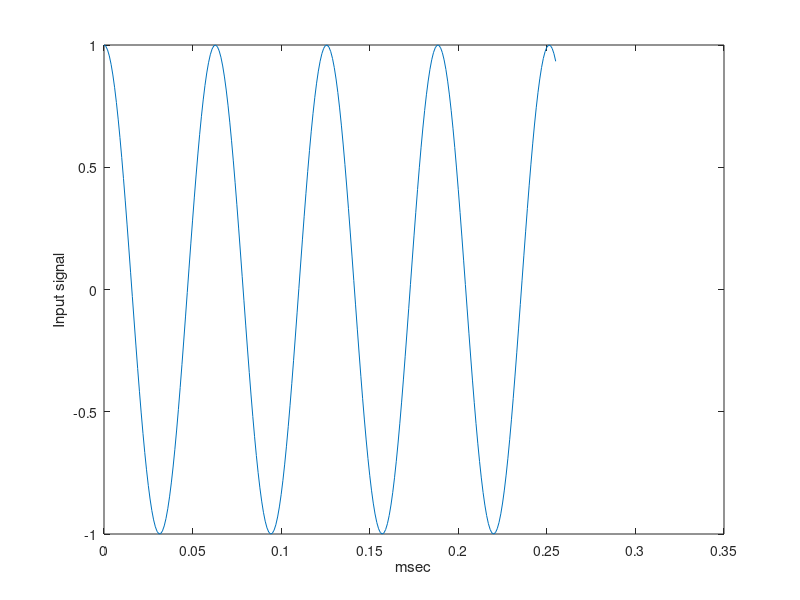
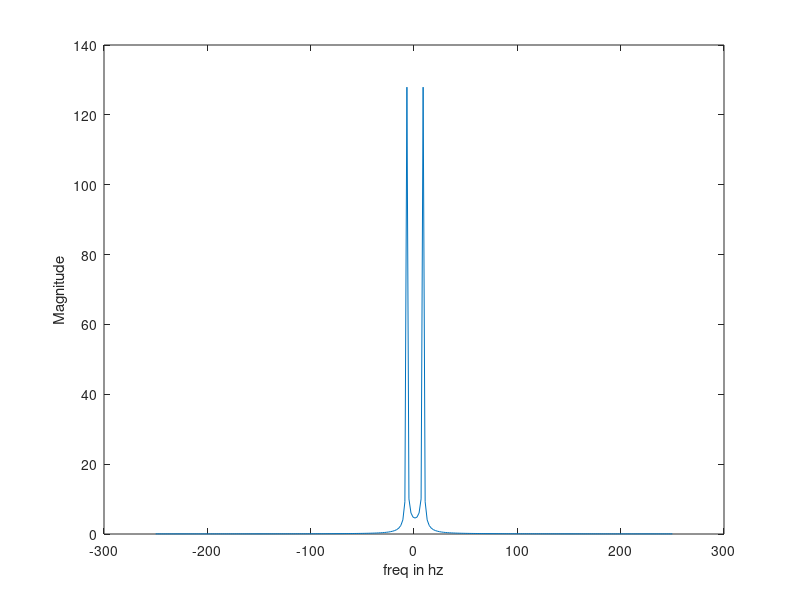
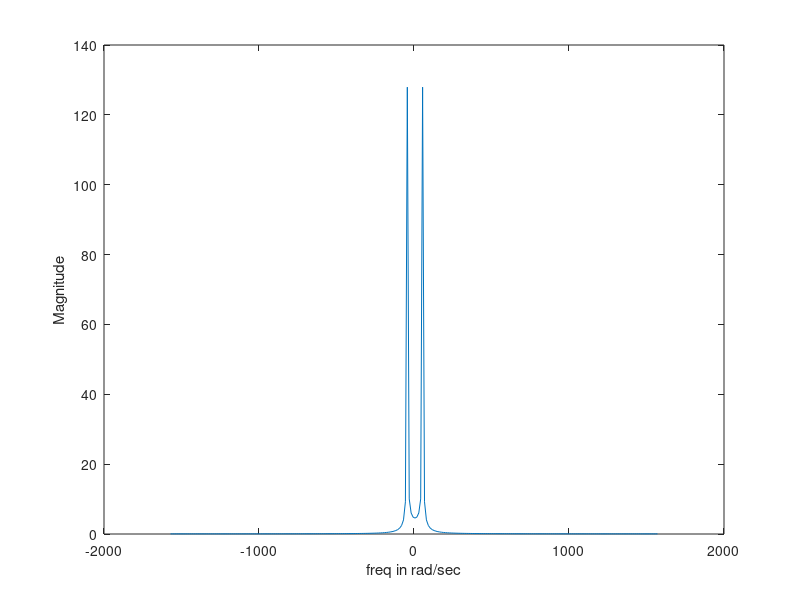

Reproduce these figures in MATLAB, in order.
% Problem example 3.13 - p 159 Blandford and Parr
%
% F. Frigo  15-Sep-2020
%
sample_period=0.001;
N = 256;
t=[0:sample_period:(N-1)*sample_period];
hz=linspace(-0.25/sample_period, 0.25/sample_period, N);
w=hz*2*pi;

x=cos(100*t);

figure();
plot(t, x);
ylabel('Input signal');
xlabel('msec');

X=fft(x,N);
XM=fftshift(X);
figure();
plot(hz, abs(XM));
ylabel('Magnitude');
xlabel('freq in hz');

figure();
plot(w, abs(XM));
ylabel('Magnitude');
xlabel('freq in rad/sec');
